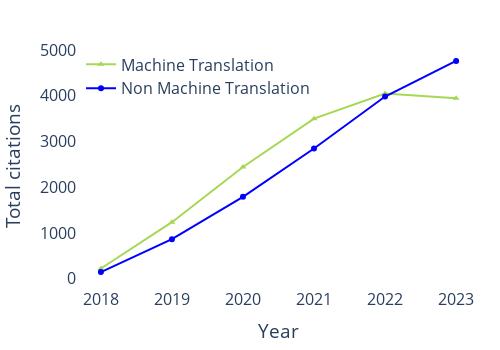

Notebook code for this chart:
### Code cell
import plotly.graph_objects as go
import pandas as pd

mt = 'Machine Translation'
years = [2018, 2019, 2020, 2021, 2022, 2023]
data_mt = pd.DataFrame({'MT': [mt_citation_counts.get(year, 0) for year in years]}, index=years)
data_non_mt = pd.DataFrame({'Non-MT': [non_mt_citation_counts.get(year, 0) for year in years]}, index=years)

fig = go.Figure()

fig.add_trace(go.Scatter(
    x=data_mt.index,
    y=data_mt['MT'],
    mode='lines+markers',
    name=mt,
    marker=dict(color=track_styles[mt]['color'], symbol=track_styles[mt]['marker']),
    line=dict(color=track_styles[mt]['color'])
))

fig.add_trace(go.Scatter(
    x=data_non_mt.index,
    y=data_non_mt['Non-MT'],
    mode='lines+markers',
    name='Non ' + mt,
    marker=dict(color='blue', symbol='circle'),
    line=dict(color='blue')
))

fig.update_layout(
    xaxis=dict(
        title='Year',
        tickmode='array',
        tickvals=years,
        type='category'
    ),
    yaxis=dict(
        title='Total citations'
    ),
    legend=dict(
        x=0.01,
        y=0.99,
        xanchor='left',
        yanchor='top',
        bgcolor='rgba(255,255,255,0.5)',
        bordercolor='rgba(0,0,0,0.1)'
    ),
    plot_bgcolor='white',
    margin=dict(l=20, r=20, t=45, b=20),
    width=500,
    height=350,
    font=dict(size=16)
)

fig.show()

### Figure 1 — Plotly figure (JSON) as saved in the notebook; plotly's stock layout.template omitted (floating-point values rounded to 4 significant figures)
{"data": [{"line": {"color": "#a6d854"}, "marker": {"color": "#a6d854", "symbol": "triangle-up"}, "mode": "lines+markers", "name": "Machine Translation", "type": "scatter", "x": [2018, 2019, 2020, 2021, 2022, 2023], "y": [221, 1235, 2443, 3499, 4048, 3944]}, {"line": {"color": "blue"}, "marker": {"color": "blue", "symbol": "circle"}, "mode": "lines+markers", "name": "Non Machine Translation", "type": "scatter", "x": [2018, 2019, 2020, 2021, 2022, 2023], "y": [143, 862, 1789, 2846, 3983, 4763]}], "layout": {"font": {"size": 16}, "height": 350, "legend": {"bgcolor": "rgba(255,255,255,0.5)", "bordercolor": "rgba(0, 0, 0, 0.1)", "x": 0.01, "xanchor": "left", "y": 0.99, "yanchor": "top"}, "margin": {"b": 20, "l": 20, "r": 20, "t": 45}, "plot_bgcolor": "white", "width": 500, "xaxis": {"autorange": true, "range": [-0.3372, 5.337], "tickmode": "array", "tickvals": [2018, 2019, 2020, 2021, 2022, 2023], "title": {"text": "Year"}, "type": "category"}, "yaxis": {"autorange": true, "range": [-204.4, 5110.0], "title": {"text": "Total citations"}, "type": "linear"}}}
